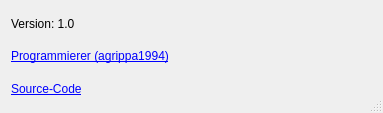
<?xml version="1.0" encoding="UTF-8"?>
<ui version="4.0">
 <class>InfoDialog</class>
 <widget class="QDialog" name="InfoDialog">
  <property name="windowModality">
   <enum>Qt::ApplicationModal</enum>
  </property>
  <property name="geometry">
   <rect>
    <x>0</x>
    <y>0</y>
    <width>383</width>
    <height>113</height>
   </rect>
  </property>
  <property name="contextMenuPolicy">
   <enum>Qt::NoContextMenu</enum>
  </property>
  <property name="windowTitle">
   <string>Information</string>
  </property>
  <property name="sizeGripEnabled">
   <bool>true</bool>
  </property>
  <layout class="QGridLayout" name="gridLayout">
   <item row="1" column="0">
    <widget class="QLabel" name="label">
     <property name="text">
      <string>&lt;a href=&quot;https://github.com/agrippa1994/&quot;&gt;Programmierer (agrippa1994)&lt;/a&gt;</string>
     </property>
     <property name="openExternalLinks">
      <bool>true</bool>
     </property>
    </widget>
   </item>
   <item row="2" column="0">
    <widget class="QLabel" name="label_3">
     <property name="text">
      <string>&lt;a href=&quot;https://github.com/agrippa1994/Keybinder&quot;&gt;Source-Code&lt;/a&gt;</string>
     </property>
     <property name="textFormat">
      <enum>Qt::AutoText</enum>
     </property>
     <property name="scaledContents">
      <bool>false</bool>
     </property>
     <property name="openExternalLinks">
      <bool>true</bool>
     </property>
    </widget>
   </item>
   <item row="0" column="0">
    <widget class="QLabel" name="label_2">
     <property name="text">
      <string>Version: 1.0</string>
     </property>
    </widget>
   </item>
  </layout>
 </widget>
 <resources/>
 <connections/>
</ui>
